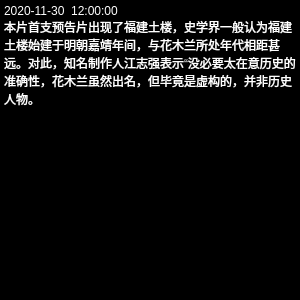
<?xml version="1.0" encoding="UTF-8"?>
<ui version="4.0">
 <class>QPopWindow</class>
 <widget class="QMainWindow" name="QPopWindow">
  <property name="geometry">
   <rect>
    <x>0</x>
    <y>0</y>
    <width>300</width>
    <height>300</height>
   </rect>
  </property>
  <property name="sizePolicy">
   <sizepolicy hsizetype="Fixed" vsizetype="Preferred">
    <horstretch>0</horstretch>
    <verstretch>0</verstretch>
   </sizepolicy>
  </property>
  <property name="windowTitle">
   <string>7x24资讯</string>
  </property>
  <property name="styleSheet">
   <string notr="true">*{
	background-color:drarkgray;
	color:white;
}</string>
  </property>
  <widget class="QWidget" name="centralWidget">
   <layout class="QVBoxLayout" name="verticalLayout">
    <property name="leftMargin">
     <number>0</number>
    </property>
    <property name="topMargin">
     <number>0</number>
    </property>
    <property name="rightMargin">
     <number>0</number>
    </property>
    <property name="bottomMargin">
     <number>0</number>
    </property>
    <item>
     <widget class="QTextEdit" name="textEdit">
      <property name="frameShape">
       <enum>QFrame::NoFrame</enum>
      </property>
      <property name="frameShadow">
       <enum>QFrame::Plain</enum>
      </property>
      <property name="verticalScrollBarPolicy">
       <enum>Qt::ScrollBarAlwaysOff</enum>
      </property>
      <property name="horizontalScrollBarPolicy">
       <enum>Qt::ScrollBarAlwaysOff</enum>
      </property>
      <property name="html">
       <string>&lt;!DOCTYPE HTML PUBLIC &quot;-//W3C//DTD HTML 4.0//EN&quot; &quot;http://www.w3.org/TR/REC-html40/strict.dtd&quot;&gt;
&lt;html&gt;&lt;head&gt;&lt;meta name=&quot;qrichtext&quot; content=&quot;1&quot; /&gt;&lt;style type=&quot;text/css&quot;&gt;
p, li { white-space: pre-wrap; }
&lt;/style&gt;&lt;/head&gt;&lt;body style=&quot; font-family:'SimSun'; font-size:9pt; font-weight:400; font-style:normal;&quot;&gt;
&lt;p style=&quot; margin-top:0px; margin-bottom:0px; margin-left:0px; margin-right:0px; -qt-block-indent:0; text-indent:0px;&quot;&gt;2020-11-30  12:00:00&lt;/p&gt;
&lt;p style=&quot; margin-top:0px; margin-bottom:0px; margin-left:0px; margin-right:0px; -qt-block-indent:0; text-indent:0px;&quot;&gt;本片首支预告片出现了福建土楼，史学界一般认为福建土楼始建于明朝嘉靖年间，与花木兰所处年代相距甚远。对此，知名制作人江志强表示“没必要太在意历史的准确性，花木兰虽然出名，但毕竟是虚构的，并非历史人物。&lt;/p&gt;&lt;/body&gt;&lt;/html&gt;</string>
      </property>
      <property name="textInteractionFlags">
       <set>Qt::NoTextInteraction</set>
      </property>
     </widget>
    </item>
   </layout>
  </widget>
 </widget>
 <layoutdefault spacing="6" margin="11"/>
 <resources/>
 <connections/>
</ui>
